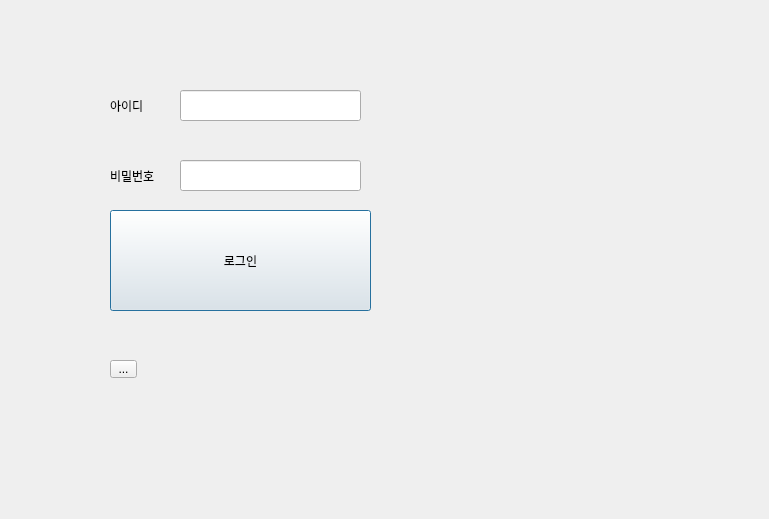
<?xml version="1.0" encoding="UTF-8"?>
<ui version="4.0">
 <class>Dialog</class>
 <widget class="QDialog" name="Dialog">
  <property name="geometry">
   <rect>
    <x>0</x>
    <y>0</y>
    <width>769</width>
    <height>519</height>
   </rect>
  </property>
  <property name="windowTitle">
   <string>Dialog</string>
  </property>
  <widget class="QLabel" name="label">
   <property name="geometry">
    <rect>
     <x>110</x>
     <y>90</y>
     <width>81</width>
     <height>31</height>
    </rect>
   </property>
   <property name="text">
    <string>아이디</string>
   </property>
  </widget>
  <widget class="QLineEdit" name="id">
   <property name="geometry">
    <rect>
     <x>180</x>
     <y>90</y>
     <width>181</width>
     <height>31</height>
    </rect>
   </property>
  </widget>
  <widget class="QLabel" name="label_3">
   <property name="geometry">
    <rect>
     <x>110</x>
     <y>160</y>
     <width>81</width>
     <height>31</height>
    </rect>
   </property>
   <property name="text">
    <string>비밀번호</string>
   </property>
  </widget>
  <widget class="QLineEdit" name="pw">
   <property name="geometry">
    <rect>
     <x>180</x>
     <y>160</y>
     <width>181</width>
     <height>31</height>
    </rect>
   </property>
  </widget>
  <widget class="QPushButton" name="login_btn">
   <property name="geometry">
    <rect>
     <x>110</x>
     <y>210</y>
     <width>261</width>
     <height>101</height>
    </rect>
   </property>
   <property name="text">
    <string>로그인</string>
   </property>
  </widget>
  <widget class="QToolButton" name="toolButton">
   <property name="geometry">
    <rect>
     <x>110</x>
     <y>360</y>
     <width>27</width>
     <height>18</height>
    </rect>
   </property>
   <property name="text">
    <string>...</string>
   </property>
  </widget>
 </widget>
 <resources/>
 <connections/>
</ui>
